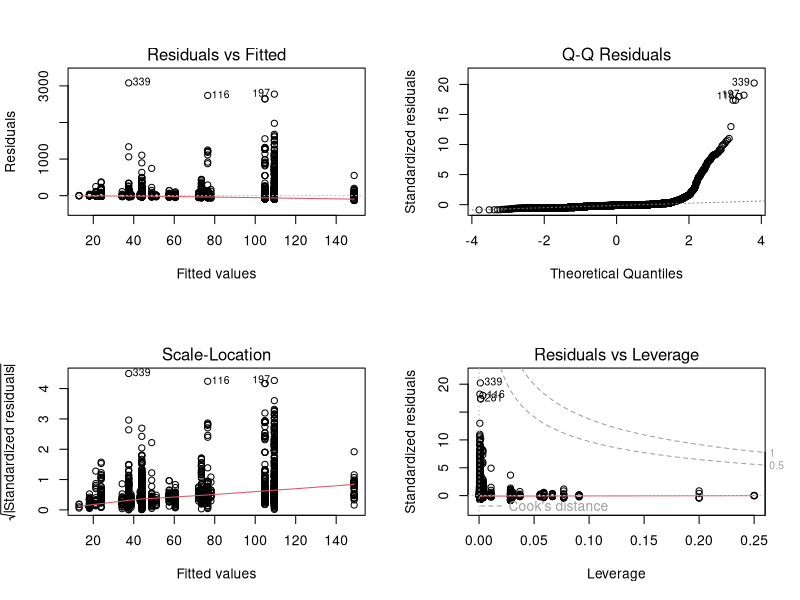

This figure's R source: (Note: this script raises an error after producing the figure.)
# Load the necessary package
library(readr)

# Load dataset and capture parsing issues
wine_data <- read.csv("data/wines_SPA.csv", colClasses = c(
  winery = "character",
  wine = "character",
  year = "character",
  rating = "numeric",
  num_reviews = "numeric",
  country = "character",
  region = "character",
  type = "factor",
  body = "factor",
  acidity = "factor",
  price = "numeric"
))

# Check for parsing issues
problems(wine_data)

# Display the structure of the dataset
str(wine_data)

# View the first few rows of the dataset
head(wine_data)

# View the dataset in a separate viewer window
View(wine_data)

# Frequency tables for categorical variables
winery_freq <- table(wine_data$winery)
type_freq <- table(wine_data$type)

# Display the frequency tables
print("Winery Frequency:")
print(winery_freq)

print("Type Frequency:")
print(type_freq)

# Mean, median, and mode for numeric variables
mean_rating <- mean(wine_data$rating, na.rm = TRUE)
median_rating <- median(wine_data$rating, na.rm = TRUE)
mode_rating <- as.numeric(names(sort(table(wine_data$rating), decreasing = TRUE)[1]))

mean_num_reviews <- mean(wine_data$num_reviews, na.rm = TRUE)
median_num_reviews <- median(wine_data$num_reviews, na.rm = TRUE)
mode_num_reviews <- as.numeric(names(sort(table(wine_data$num_reviews), decreasing = TRUE)[1]))

mean_price <- mean(wine_data$price, na.rm = TRUE)
median_price <- median(wine_data$price, na.rm = TRUE)
mode_price <- as.numeric(names(sort(table(wine_data$price), decreasing = TRUE)[1]))

# Display the measures of central tendency
print(paste("Mean Rating:", mean_rating))
print(paste("Median Rating:", median_rating))
print(paste("Mode Rating:", mode_rating))

print(paste("Mean Number of Reviews:", mean_num_reviews))
print(paste("Median Number of Reviews:", median_num_reviews))
print(paste("Mode Number of Reviews:", mode_num_reviews))

print(paste("Mean Price:", mean_price))
print(paste("Median Price:", median_price))
print(paste("Mode Price:", mode_price))

# Standard deviation, variance, range, and IQR for numeric variables
sd_rating <- sd(wine_data$rating, na.rm = TRUE)
var_rating <- var(wine_data$rating, na.rm = TRUE)
range_rating <- range(wine_data$rating, na.rm = TRUE)
iqr_rating <- IQR(wine_data$rating, na.rm = TRUE)

sd_num_reviews <- sd(wine_data$num_reviews, na.rm = TRUE)
var_num_reviews <- var(wine_data$num_reviews, na.rm = TRUE)
range_num_reviews <- range(wine_data$num_reviews, na.rm = TRUE)
iqr_num_reviews <- IQR(wine_data$num_reviews, na.rm = TRUE)

sd_price <- sd(wine_data$price, na.rm = TRUE)
var_price <- var(wine_data$price, na.rm = TRUE)
range_price <- range(wine_data$price, na.rm = TRUE)
iqr_price <- IQR(wine_data$price, na.rm = TRUE)

# Display the measures of distribution
print(paste("Standard Deviation of Rating:", sd_rating))
print(paste("Variance of Rating:", var_rating))
print(paste("Range of Rating:", paste(range_rating, collapse = " - ")))
print(paste("IQR of Rating:", iqr_rating))

print(paste("Standard Deviation of Number of Reviews:", sd_num_reviews))
print(paste("Variance of Number of Reviews:", var_num_reviews))
print(paste("Range of Number of Reviews:", paste(range_num_reviews, collapse = " - ")))
print(paste("IQR of Number of Reviews:", iqr_num_reviews))

print(paste("Standard Deviation of Price:", sd_price))
print(paste("Variance of Price:", var_price))
print(paste("Range of Price:", paste(range_price, collapse = " - ")))
print(paste("IQR of Price:", iqr_price))

# Correlation matrix for numeric variables
cor_matrix <- cor(wine_data[, c("rating", "num_reviews", "price")], use = "complete.obs")

# Display the correlation matrix
print("Correlation Matrix:")
print(cor_matrix)

# Load necessary packages
library(dplyr)
library(car)  # For Levene's Test
library(ggplot2)  # For visualizing residuals


# Convert year to numeric, handling "N.V." and other non-numeric values
wine_data$year <- ifelse(wine_data$year == "N.V.", NA, as.integer(wine_data$year))

# ANOVA: Effect of wine type on price
anova_type <- aov(price ~ type, data = wine_data)
summary(anova_type)

# ANOVA: Effect of region on price
anova_region <- aov(price ~ region, data = wine_data)
summary(anova_region)

# Check assumptions for ANOVA on type

# 1. Normality of residuals
par(mfrow = c(2, 2))
plot(anova_type)
shapiro.test(residuals(anova_type))

# 2. Homogeneity of variances
leveneTest(price ~ type, data = wine_data)

# Check assumptions for ANOVA on region

# 1. Normality of residuals
par(mfrow = c(2, 2))
plot(anova_region)
shapiro.test(residuals(anova_region))

# 2. Homogeneity of variances
leveneTest(price ~ region, data = wine_data)

# If significant, perform post-hoc test (Tukey HSD)
if (summary(anova_type)[[1]]$`Pr(>F)`[1] < 0.05) {
  post_hoc_type <- TukeyHSD(anova_type)
  print(post_hoc_type)
}

if (summary(anova_region)[[1]]$`Pr(>F)`[1] < 0.05) {
  post_hoc_region <- TukeyHSD(anova_region)
  print(post_hoc_region)
}

# Visualization of results
# Boxplot of price by type
ggplot(wine_data, aes(x = type, y = price)) +
  geom_boxplot() +
  labs(title = "Boxplot of Price by Wine Type", x = "Wine Type", y = "Price")

# Boxplot of price by region
ggplot(wine_data, aes(x = region, y = price)) +
  geom_boxplot() +
  labs(title = "Boxplot of Price by Region", x = "Region", y = "Price")

